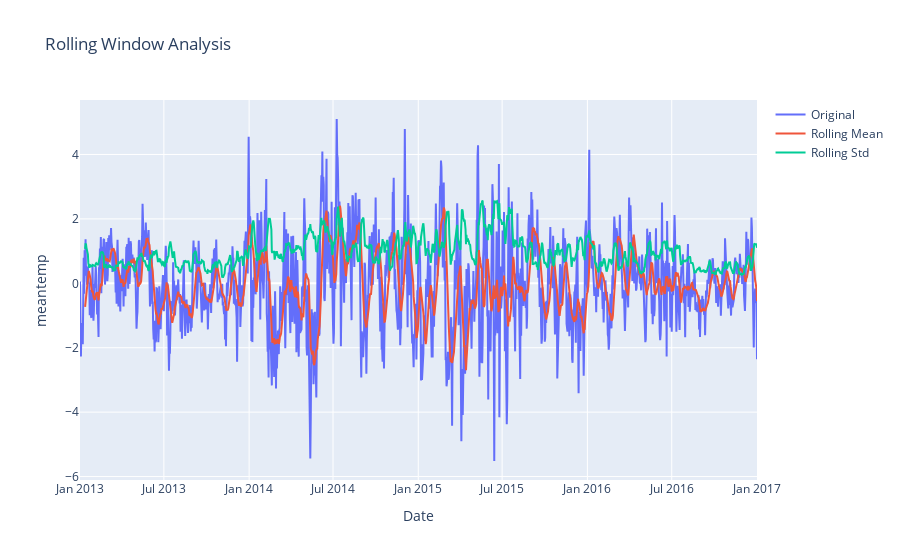

Notebook code cell kept with this figure:
### Code cell
rolling_window_plot

### Figure 1 — Plotly figure (JSON) as saved in the notebook; plotly's stock layout.template omitted (floating-point values rounded to 4 significant figures; data arrays with more than 128 entries replaced by an {"elided": "..."} marker saying what was removed)
{"data": [{"mode": "lines", "name": "Original", "type": "scatter", "x": {"elided": "1462 str values"}, "y": {"elided": "1462 float values"}}, {"mode": "lines", "name": "Rolling Mean", "type": "scatter", "x": {"elided": "1462 str values"}, "y": {"elided": "1462 float values"}}, {"mode": "lines", "name": "Rolling Std", "type": "scatter", "x": {"elided": "1462 str values"}, "y": {"elided": "1462 float values"}}], "layout": {"title": {"text": "Rolling Window Analysis"}, "xaxis": {"title": {"text": "Date"}}, "yaxis": {"title": {"text": "meantemp"}}}}
